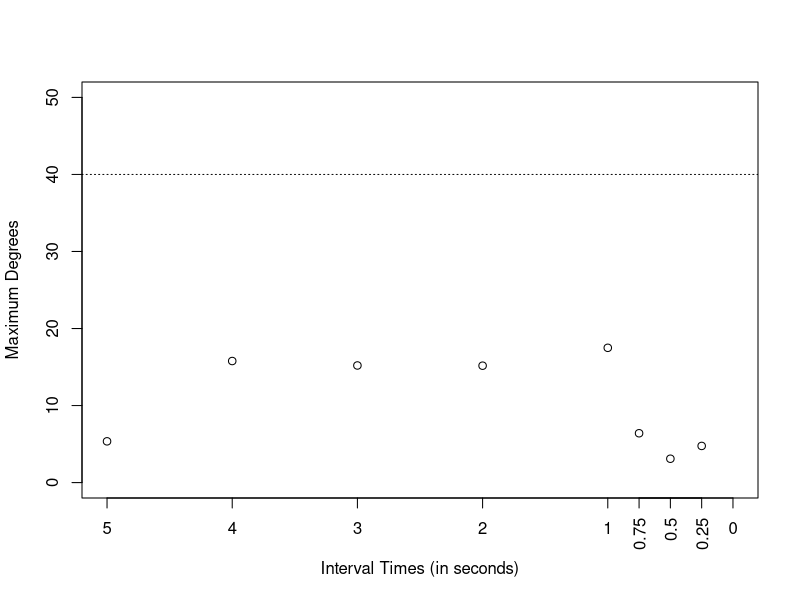

The R source for this figure:
# Set the working directory
setwd("/Users/mac/Desktop/Programming/COMP9596//DroneData")
require(splines) #thx @Chase for the notice

rad2deg <- function(rad) {(rad * 180) / (pi)}

# Read the data
data1 <- read.csv(file="freq1.csv", header=TRUE, sep=",")
data2 <- read.csv(file="freq2.csv", header=TRUE, sep=",")
data3 <- read.csv(file="freq3.csv", header=TRUE, sep=",")
data4 <- read.csv(file="freq4.csv", header=TRUE, sep=",")
data5 <- read.csv(file="freq5.csv", header=TRUE, sep=",")
data6 <- read.csv(file="freq6.csv", header=TRUE, sep=",")
data7 <- read.csv(file="freq7.csv", header=TRUE, sep=",")
data8 <- read.csv(file="freq8.csv", header=TRUE, sep=",")
data9 <- read.csv(file="freq9.csv", header=TRUE, sep=",")

data <- rbind(data1, data2, data3, data4, data5, data6, data7, data8)

# Convert date column to Date object
data$Date <- as.POSIXct(data$Date)

# Extract the data from column name to plot
data.toPlot <- data[data$Battery > 5,]

# Calculate the difference of each time point to the first (in seconds)
data.toPlot$TimeDiff <- data.toPlot$Date - data.toPlot$Date[1]

# Since TimeDiff is a time/date object, convert it to a numeric and store this as an extra column in data frame
data.toPlot$TimeDiffValue <- as.numeric(data.toPlot$TimeDiff)

# Multiple current and voltage to get Power
data.toPlot$Power <- as.double(-(data.toPlot$Current/1000) * data.toPlot$Voltage/1000)

#Get Mangnitude of Velocity
data.toPlot$Velocity <- sqrt(data.toPlot$VelocityX^2 + data.toPlot$VelocityY^2 + data.toPlot$VelocityZ^2)
data.toPlot$Mean <- mean(data.toPlot$Power)
data.toPlot$TanDirection = rad2deg(atan(abs(data.toPlot$VelocityY)/abs(data.toPlot$VelocityX)))

t0 = data.toPlot[data.toPlot$Method == '5',]$TanDirection
t1 = data.toPlot[data.toPlot$Method == '4',]$TanDirection
t2 = data.toPlot[data.toPlot$Method == '3',]$TanDirection
t3 = data.toPlot[data.toPlot$Method == '2',]$TanDirection
t4 = data.toPlot[data.toPlot$Method == '1',]$TanDirection
t5 = data.toPlot[data.toPlot$Method == '0.75',]$TanDirection
t6 = data.toPlot[data.toPlot$Method == '0.5',]$TanDirection
t7 = data.toPlot[data.toPlot$Method == '0.25',]$TanDirection
t8 = data.toPlot[data.toPlot$Method == '0.1',]$TanDirection

r0 = max(t0) - min(t0)
r1 = max(t1) - min(t1)
r2 = max(t2) - min(t2)
r3 = max(t3) - min(t3)
r4 = max(t4) - min(t4)
r5 = max(t5) - min(t5)
r6 = max(t6) - min(t6)
r7 = max(t7) - min(t7)
r8 = max(t8) - min(t8)

#dY <- diff(data.toPlot$Velocity)/diff(data.toPlot$TimeDiffValue)  # the derivative of your function
#dX <- rowMeans(embed(data.toPlot$TimeDiffValue,2)) # centers the X values for plotting

ppi <- 200
#png(file=paste("10MS", ".png", sep=""), height=7*ppi, width=9*ppi, res=ppi)

#write.csv(data.toPlotFinal, file="FirstRev.csv")
y2 = c(r0, r1, r2, r3, r4, r5, r6, r7, r8)
x2 = c('5', '4', '3','2','1', '0.75', '0.5', '0.25', '0.1')

plot(y=y2, x=x2, xlim=c(5,0), type="p",col="black", lwd="1", ylab="Maximum Degrees", xlab="Interval Times (in seconds)", ylim=c(0, 50))
axis(1, at = seq(.25, .75, .25), labels = seq(.25, .75, .25), las=2)
abline(a=40, b=0, lty =3)

#plot(y=data.toPlot$TanDirection, x=data.toPlot$TimeDiffValue, xlim=c(3,0), type="p",col="black", lwd="1", ylab="Power (in Watts)", xlab="Time in Seconds")
#points(x=data.toPlot$TimeDiffValue[68], y=data.toPlot$Power[68], pch=1)
#points(x=data.toPlot$TimeDiffValue[98], y=data.toPlot$Power[98], pch=2)
#points(x=data.toPlot$TimeDiffValue[128], y=data.toPlot$Power[128], pch=3)
#points(x=data.toPlot$TimeDiffValue[158], y=data.toPlot$Power[158], pch=4)
#points(x=data.toPlot$TimeDiffValue[188], y=data.toPlot$Power[188], pch=5) 

#legend("topleft", legend=c("16 Degrees", "17 Degrees", "18 Degrees", "19 Degrees", "20 Degrees"), bty="n", pch=1:5, lty=1, lwd=1)

#dev.off()
